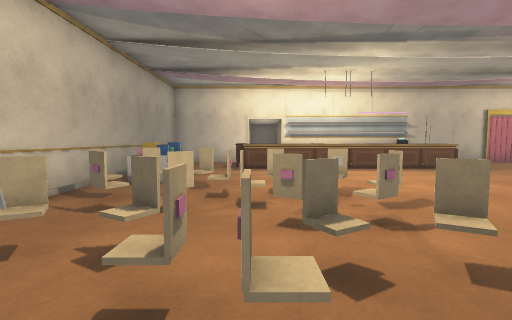
view 1 (above)

17 first-person views from a walk through a Unity game level. The camera is 1.2 m above the floor, tilts 4° down and sees 85° across. The floor is counted in squares, 1 m on a side. Each view is taken from the middle of a square. On the plan, view 1 faces up. The plan holds only what a view shows up to about 13 squares ahead; the rest is blank. Surface patterns are stand-ins for the level's own textures.

view 2
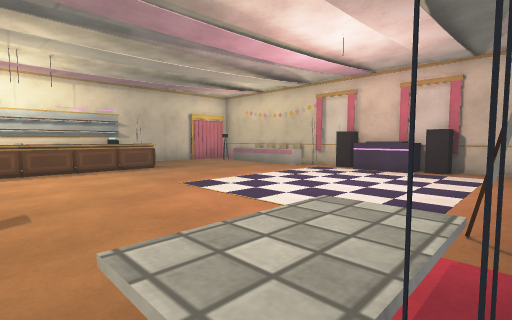

view 3
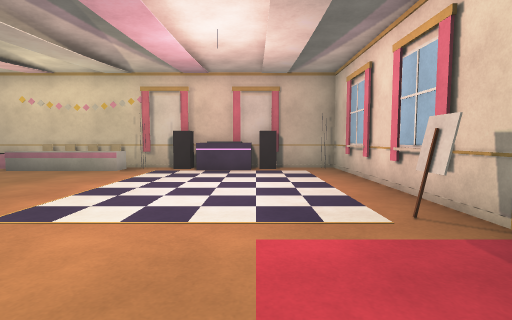

view 4
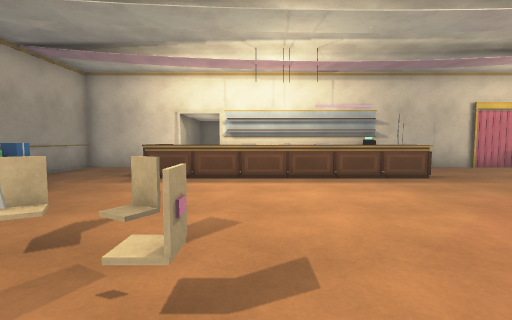

view 5
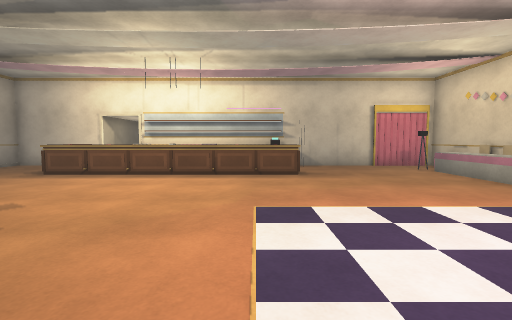

view 6
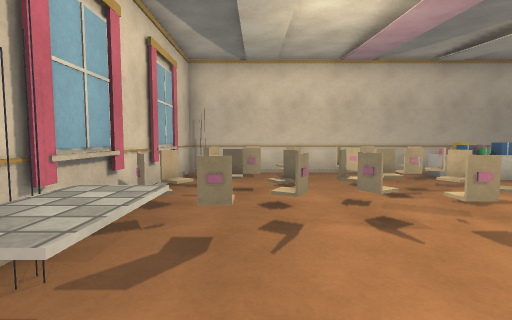

view 7
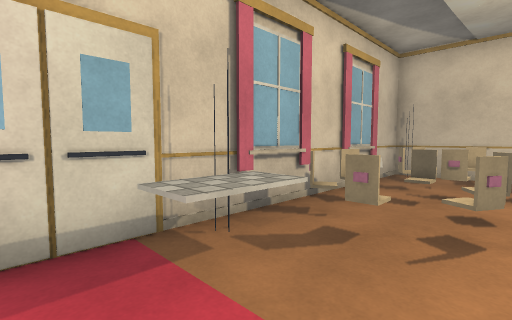

view 8
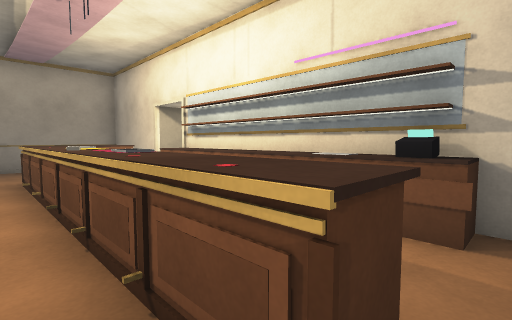

view 9
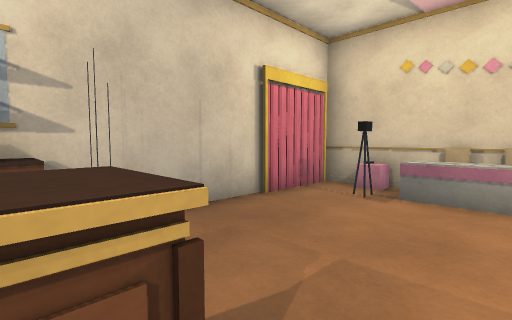

view 10
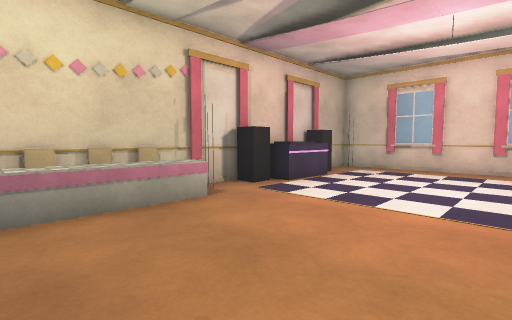

view 11
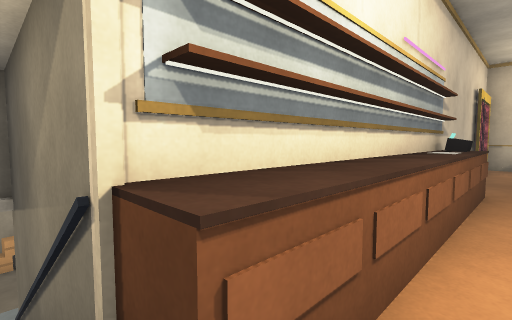

view 12
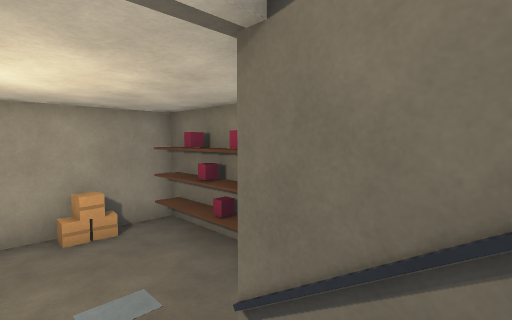

view 13
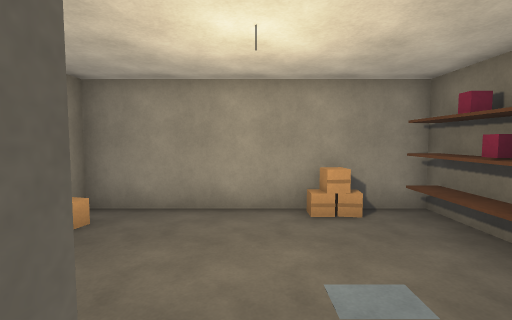

view 14
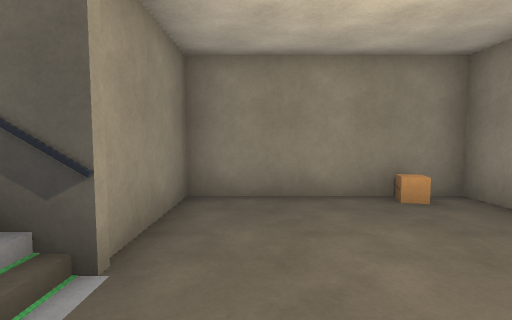

view 15
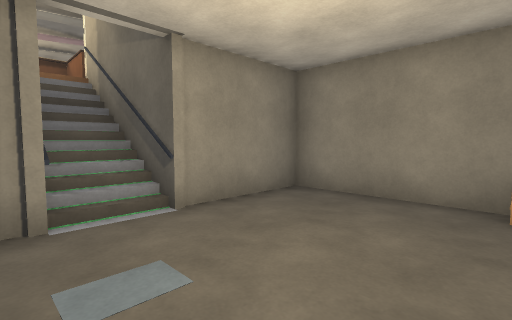

view 16
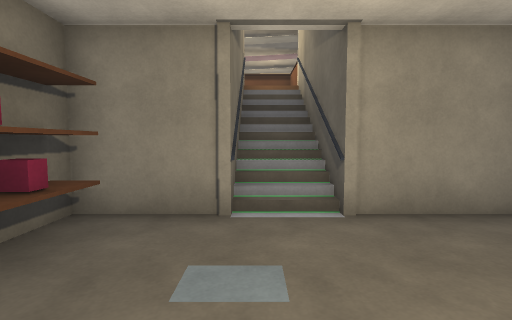

view 17
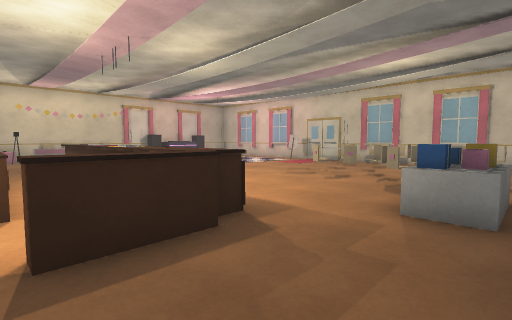

### Floor plan
Key: @ floor where view 1 was taken; # wall or solid block; . main floor; - floor 3 m lower than the main floor; / step, stairs or slope; = window, fence, low wall or low ledge; ^ raised ledge; O other object.
Columns run from 5 left of view 1 to 16 right of it. Each row starts with its distance up from view 1.
 27  ########
 26  #-----O#
 25  #------#
 24  #------#
 23  #------#
 22  #------#
 21  #------#
 20  ####//##
 19     #//#
 18     #//#
 17     #//#
 16 #####//### ###########
 15 #......^#######...O.O#
 14 #...^ .............OO#
 13 #...^^^^^^^^^^.....OO#
 12 #....^^^^O^^^^.....OO#
 11 #..................OO#
 10 #.O................OO#
  9 #OO................OO#
  8 #.O.................##
  7 #....................#
  6 #...................O#
  5 #...OO.............#O#
  4 #....//O...........#O#
  3 #.///.//............O#
  2 #.O..../............O#
  1 #...O../.^^..........#
  0 #=...@O#.^..........##
 -1 ######################

Where each view was taken, in squares from view 1:
view 1: 0 up, 0 right, facing up
view 2: 0 up, 3 right, facing up-right
view 3: 3 up, 3 right, facing right
view 4: 3 up, 3 right, facing up
view 5: 2 up, 7 right, facing up
view 6: 2 up, 6 right, facing left
view 7: 3 up, 6 right, facing down-left
view 8: 11 up, 9 right, facing up-left
view 9: 11 up, 8 right, facing up-right
view 10: 12 up, 9 right, facing down-right
view 11: 14 up, 1 right, facing up-right
view 12: 19 up, 0 right, facing up-right
view 13: 20 up, 0 right, facing up
view 14: 22 up, 2 right, facing left
view 15: 25 up, 2 right, facing down-left
view 16: 25 up, 1 right, facing down
view 17: 15 up, 4 left, facing down-right
